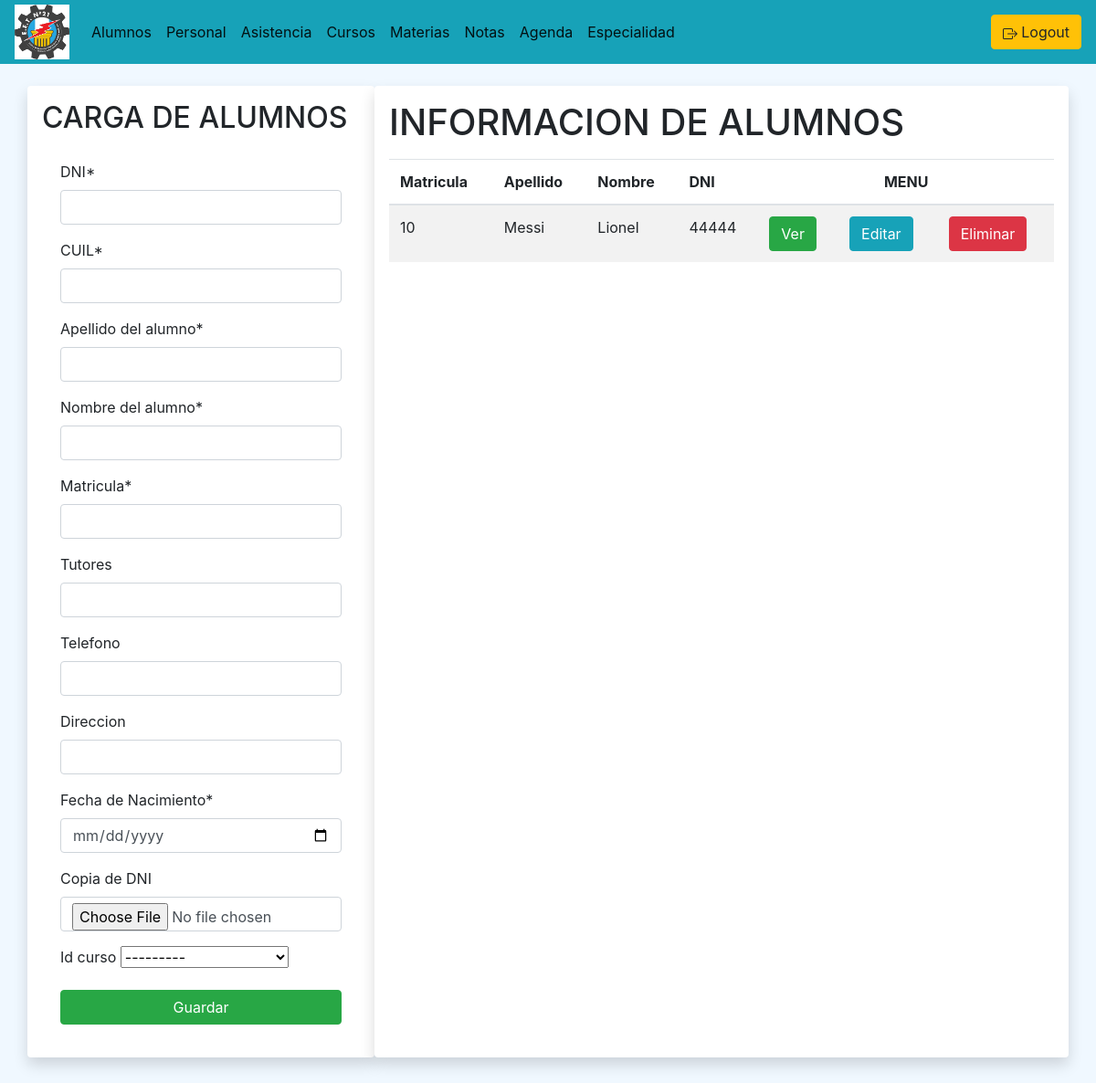
The page /alumnos/ (signed in) on the database its author committed.
### curso/models.py (models this page shows)
class Curso(models.Model):
    id_curso = models.AutoField(primary_key=True)
    Annio = models.CharField(max_length=30)
    Division = models.CharField(max_length=30)
    cantidad_clases = models.IntegerField(default=0, null=True, blank=True)
    id_materia = models.ForeignKey(materias_models.Materia, on_delete=models.CASCADE, null=True, blank=True)
    def __str__(self):
        texto = "{0}, {1}"
        return texto.format(self.Annio, self.Division)

### alumnado/models.py (models this page shows, shortened)
class Alumno(models.Model):
    id_alumno = models.AutoField(primary_key=True)
    dni_a = models.CharField(max_length=9)
    cuil_a = models.CharField(max_length=15)
    apellido_a = models.CharField(max_length=50)
    nombre_a = models.CharField(max_length=50)
    matricula = models.CharField(max_length=10)
    tutores = models.CharField(max_length=100, null=True, blank=True)
    telefono = models.CharField(max_length=20, null=True, blank=True)
    direccion = models.CharField(max_length=50, null=True, blank=True)
    fecha_nac = models.DateField(blank=True)
    copiaDNI_A = ImageField(blank=True, null=True, upload_to='alumnado/images/')
    condicion = models.IntegerField(choices=options, null=True, verbose_name='Condición')
    turno = models.CharField(max_length=30, null=True, blank=True, verbose_name='Turno')
    cantidad_asistencias= models.IntegerField(default=0)
    cantidad_inasistencias= models.IntegerField(default=0)
    id_curso = models.ForeignKey(curso_models.Curso, on_delete=models.CASCADE, null=True, blank=True)

### alumnado/views.py (the view)
# urls.py: path('', views.alumnos, name='alumnos'),
def alumnos(request):
    alumnos_form = AlumnoForm()
    alumnos = Alumno.objects.all()
    if request.method == 'POST':
        alumnos_form = AlumnoForm(data=request.POST)
        if alumnos_form.is_valid():
            alumnos_form.save()
            return redirect('/alumnos')
    context = {
        'alumnos_form' : alumnos_form,
        'alumnos' : alumnos
    }
    return render(request, 'gestion_alumnos.html', context)

### alumnado/forms.py
class AlumnoForm(forms.ModelForm):
    def __init__(self, *args, **kwargs):
        super(AlumnoForm, self).__init__(*args, **kwargs)
        self.fields['fecha_nac'].widget = forms.widgets.DateInput(
            attrs={
                'type': 'date', 'placeholder': 'yyyy-mm-dd (DOB)',
                'class': 'form-control'
                }
            )
        self.fields['copiaDNI_A'].required = False
        self.fields['fecha_nac'].required = True
    dni_a = forms.CharField(label="DNI")
    cuil_a = forms.CharField(label="CUIL")
    apellido_a = forms.CharField(label="Apellido del alumno")
    nombre_a = forms.CharField(label="Nombre del alumno")
    copiaDNI_A = forms.ImageField(label="Copia de DNI")
    fecha_nac = forms.DateField(label="Fecha de Nacimiento")
    class Meta:
        model = Alumno
        fields = ['id_alumno', 'dni_a', 'cuil_a',
                  'apellido_a', 'nombre_a', 'matricula',
                  'tutores', 'telefono', 'direccion',
                  'fecha_nac', 'copiaDNI_A', 'id_curso']

### alumnado/templates/gestion_alumnos.html (shortened to what this page needs)
{% extends "./gestionBase.html" %}
{% block titulo_formulario %} CARGA DE ALUMNOS {% endblock %}
{% block formulario %}
{% csrf_token %} {% load crispy_forms_tags %}
{{alumnos_form|crispy}}
{% endblock %}
{% block titulo_informacion%} INFORMACION DE ALUMNOS {%endblock%}
{% block titulo_columnas %}
<th>Matricula</th>
<th>Apellido</th>
<th>Nombre</th>
<th>DNI</th>
{%endblock%}
{% block contenido_tabla%}
{% for alumno in alumnos%}
<tr>
  <td>{{alumno.matricula}}</td>
  <td>{{alumno.apellido_a}}</td>
  <td>{{alumno.nombre_a}}</td>
  <td>{{alumno.dni_a}}</td>
  <td>
    <a
      href="{% url 'alumnos:ver_alumno' alumno.id_alumno%}"
      class="btn btn-success"
      >Ver</a
    >
  </td>
  <td>
    <a
      href="{% url 'alumnos:editar_alumno' alumno.id_alumno%}"
      class="btn btn-info"
      >Editar</a
    >
  </td>
  <td>
    <button
      type="button"
      class="btn btn-danger"
      data-toggle="modal"
      data-target="#exampleModal"
    >
      Eliminar
    </button>
  </td>
</tr>
{% endfor %} {% endblock %}

### rows shown on the page
Curso: id_curso "---------"
Alumno: matricula "10", apellido_a "Messi", nombre_a "Lionel", dni_a "44444"
